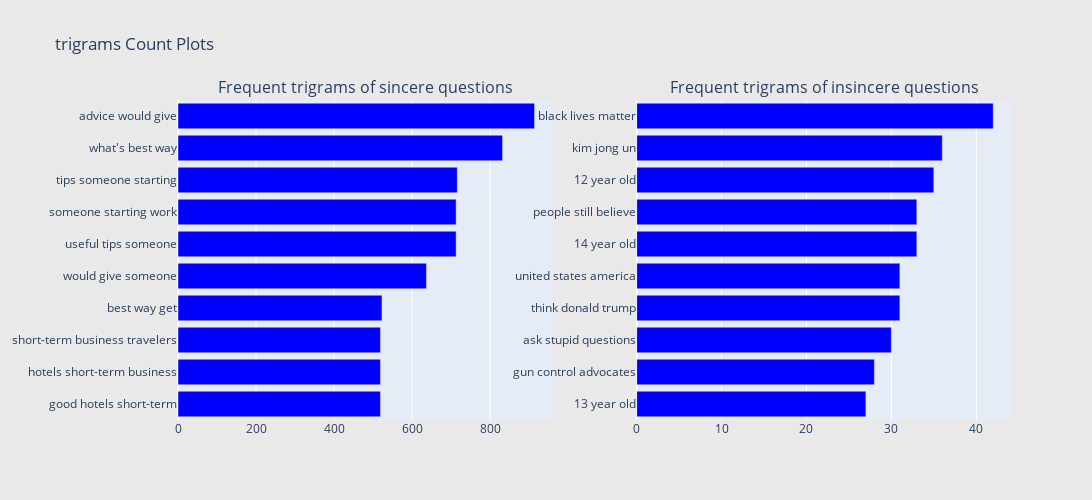

Source (notebook cell):
### Code cell
plot_ngrams(3)

### Figure 1 — Plotly figure (JSON) as saved in the notebook; plotly's stock layout.template omitted (floating-point values rounded to 4 significant figures)
{"data": [{"marker": {"color": "blue"}, "orientation": "h", "showlegend": false, "type": "bar", "x": [519, 519, 519, 523, 637, 713, 713, 716, 832, 914], "xaxis": "x", "y": ["good hotels short-term", "hotels short-term business", "short-term business travelers", "best way get", "would give someone", "useful tips someone", "someone starting work", "tips someone starting", "what's best way", "advice would give"], "yaxis": "y"}, {"marker": {"color": "blue"}, "orientation": "h", "showlegend": false, "type": "bar", "x": [27, 28, 30, 31, 31, 33, 33, 35, 36, 42], "xaxis": "x2", "y": ["13 year old", "gun control advocates", "ask stupid questions", "think donald trump", "united states america", "14 year old", "people still believe", "12 year old", "kim jong un", "black lives matter"], "yaxis": "y2"}], "layout": {"annotations": [{"font": {"size": 16}, "showarrow": false, "text": "Frequent trigrams of sincere questions", "x": 0.225, "xanchor": "center", "xref": "paper", "y": 1.0, "yanchor": "bottom", "yref": "paper"}, {"font": {"size": 16}, "showarrow": false, "text": "Frequent trigrams of insincere questions", "x": 0.775, "xanchor": "center", "xref": "paper", "y": 1.0, "yanchor": "bottom", "yref": "paper"}], "height": 500, "paper_bgcolor": "rgb(233,233,233)", "title": {"text": "trigrams Count Plots"}, "width": 1150, "xaxis": {"anchor": "y", "domain": [0.0, 0.45]}, "xaxis2": {"anchor": "y2", "domain": [0.55, 1.0]}, "yaxis": {"anchor": "x", "domain": [0.0, 1.0]}, "yaxis2": {"anchor": "x2", "domain": [0.0, 1.0]}}}
